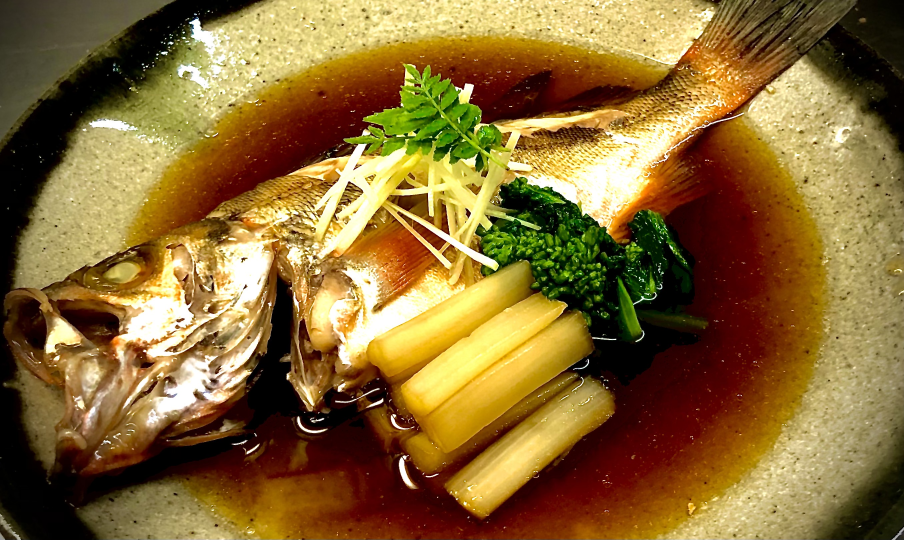
#> input picture app/upload/__images__/test5.jpg, 2712 x 1619 px (shown at 1/3 size)
$ python -i make_icon.py   (imports and definitions only)
#> lines starting #> are read from the running program, lines starting #| are printed output that depends on the picture
from PIL import Image, ImageDraw, ImageFilter, ImageFont
import os

frame ={
    "width": 150,
    "height": 150,
    "crops": True,
}
icon = {
    "jpg":{ "isImage": True},
    "gif":{ "isImage": True},
    "png":{ "isImage": True},
    "zip":{
        "isImage": False,
        "b_r" : 0x87,
        "b_g" : 0xCE,
        "b_b" : 0xEB,
        "f_sz": 48,
        "f_x": 15,
        "f_y": 10,
        "title": "ZIP",
    },
    "doc":{
        "isImage": False,
        "b_r" : 0x7F,
        "b_g" : 0xFF,
        "b_b" : 0xD4,
        "f_sz": 24,
        "f_x": 15,
        "f_y": 10,
        "title": "Word\nDocument",
    },
    "pdf":{
        "isImage": False,
        "b_r" : 0xFF,
        "b_g" : 0xC0,
        "b_b" : 0xCB,
        "f_sz": 48,
        "f_x": 15,
        "f_y": 10,
        "title": "PDF",
    },
    "unknown":{
        "isImage": False,
        "b_r" : 0xC0,
        "b_g" : 0xC0,
        "b_b" : 0xC0,
        "f_sz": 24,
        "f_x": 15,
        "f_y": 10,
        "title": "Unknown",
    },
}
def crop_center(pil_img, crop_width, crop_height):
    img_width, img_height = pil_img.size
    return pil_img.crop(((img_width - crop_width) // 2,
                         (img_height - crop_height) // 2,
                         (img_width + crop_width) // 2,
                         (img_height + crop_height) // 2))
def crop_max_square(pil_img):
    return crop_center(pil_img, min(pil_img.size), min(pil_img.size))

def make_thumb(filename,save_dir):
#> called with filename = 'test5.jpg', save_dir = 'out.png'
    if os.path.isfile(filename) == False: return
    basename = os.path.basename(filename)
    dirname =  os.path.dirname(filename)
    fname = basename.split('.')[0].lower()
    ext = basename.split('.')[1].lower()

    print(ext)

    if ext in icon.keys():
        pass
    else:
        ext = "unknown"

    if icon[ext]['isImage']:
        im = Image.open(filename)
#> im is the input picture: PIL image 2712x1619 RGB; mean R, G, B 136.4, 106.3, 52.1
        thumb_width = frame['width']

        im_crop_maxsq = crop_max_square(im)
#> in crop_center, `return pil_img.crop(((img_width - crop_width) // 2, (img_height - crop..`:
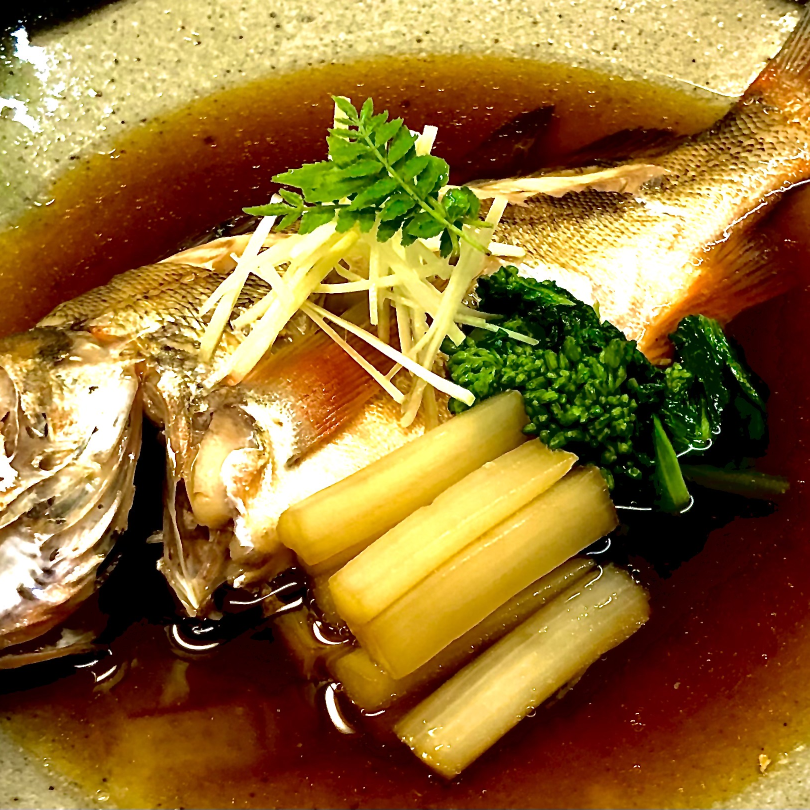
#> returned value: PIL image 1619x1619 RGB (shown at 1/2 size); mean R, G, B 146.2, 111.5, 51.2
        im_thumb  = im_crop_maxsq.resize((thumb_width,thumb_width))
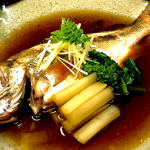
#> im_thumb: PIL image 150x150 RGB; mean R, G, B 146.2, 111.5, 51.2
        im_thumb.save(f'{save_dir}/{basename}', quality=95)

    else:
        im = Image.new("RGB", (frame['width'], frame['height']), (icon[ext]['b_r'], icon[ext]['b_g'], icon[ext]['b_b']))
        draw = ImageDraw.Draw(im)
        font = ImageFont.truetype('ipaexg.ttf', icon[ext]['f_sz'])
        draw.multiline_text((icon[ext]['f_x'], icon[ext]['f_y']), icon[ext]['title'], fill=(0, 0, 0), font=font)
        os.makedirs(save_dir, exist_ok=True)
        im.save(f'{save_dir}/{fname}.png', quality=95)


    return


# [4 lines not run here, left out]

>>> result = make_thumb('test5.jpg', 'out.png')
